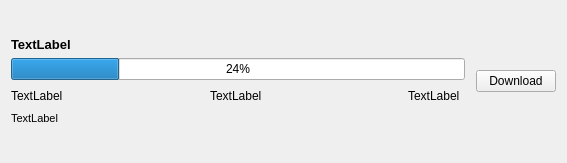
<?xml version="1.0" encoding="UTF-8"?>
<ui version="4.0">
 <class>DownloadDetailsWidget</class>
 <widget class="QWidget" name="DownloadDetailsWidget">
  <property name="geometry">
   <rect>
    <x>0</x>
    <y>0</y>
    <width>567</width>
    <height>163</height>
   </rect>
  </property>
  <property name="windowTitle">
   <string>Form</string>
  </property>
  <layout class="QVBoxLayout" name="verticalLayout">
   <item>
    <layout class="QHBoxLayout" name="horizontalLayout">
     <item>
      <layout class="QVBoxLayout" name="verticalLayout_2">
       <item>
        <widget class="QLabel" name="filenameLabel">
         <property name="font">
          <font>
           <pointsize>10</pointsize>
           <weight>75</weight>
           <bold>true</bold>
          </font>
         </property>
         <property name="text">
          <string>TextLabel</string>
         </property>
        </widget>
       </item>
       <item>
        <widget class="QProgressBar" name="progressBar">
         <property name="value">
          <number>24</number>
         </property>
        </widget>
       </item>
       <item>
        <layout class="QHBoxLayout" name="horizontalLayout_2">
         <item>
          <widget class="QLabel" name="blobTypeLabel">
           <property name="font">
            <font>
             <pointsize>9</pointsize>
            </font>
           </property>
           <property name="text">
            <string>TextLabel</string>
           </property>
          </widget>
         </item>
         <item>
          <spacer name="horizontalSpacer">
           <property name="orientation">
            <enum>Qt::Horizontal</enum>
           </property>
           <property name="sizeHint" stdset="0">
            <size>
             <width>40</width>
             <height>20</height>
            </size>
           </property>
          </spacer>
         </item>
         <item>
          <widget class="QLabel" name="lengthLabel">
           <property name="font">
            <font>
             <pointsize>9</pointsize>
            </font>
           </property>
           <property name="text">
            <string>TextLabel</string>
           </property>
          </widget>
         </item>
         <item>
          <spacer name="horizontalSpacer_2">
           <property name="orientation">
            <enum>Qt::Horizontal</enum>
           </property>
           <property name="sizeHint" stdset="0">
            <size>
             <width>40</width>
             <height>20</height>
            </size>
           </property>
          </spacer>
         </item>
         <item>
          <widget class="QLabel" name="rateLabel">
           <property name="font">
            <font>
             <pointsize>9</pointsize>
            </font>
           </property>
           <property name="text">
            <string>TextLabel</string>
           </property>
          </widget>
         </item>
         <item>
          <spacer name="horizontalSpacer_4">
           <property name="orientation">
            <enum>Qt::Horizontal</enum>
           </property>
           <property name="sizeType">
            <enum>QSizePolicy::Preferred</enum>
           </property>
           <property name="sizeHint" stdset="0">
            <size>
             <width>5</width>
             <height>20</height>
            </size>
           </property>
          </spacer>
         </item>
        </layout>
       </item>
       <item>
        <widget class="QLabel" name="messagesLabel">
         <property name="font">
          <font>
           <pointsize>8</pointsize>
          </font>
         </property>
         <property name="text">
          <string>TextLabel</string>
         </property>
        </widget>
       </item>
      </layout>
     </item>
     <item>
      <spacer name="horizontalSpacer_3">
       <property name="orientation">
        <enum>Qt::Horizontal</enum>
       </property>
       <property name="sizeType">
        <enum>QSizePolicy::Preferred</enum>
       </property>
       <property name="sizeHint" stdset="0">
        <size>
         <width>5</width>
         <height>20</height>
        </size>
       </property>
      </spacer>
     </item>
     <item>
      <widget class="QPushButton" name="stateButton">
       <property name="text">
        <string>Download</string>
       </property>
      </widget>
     </item>
    </layout>
   </item>
  </layout>
 </widget>
 <resources/>
 <connections/>
</ui>
